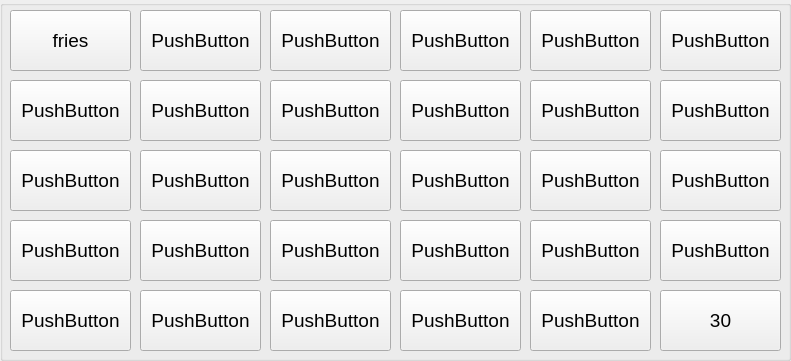
     <widget class="QGroupBox" name="groupBox_7">
      <property name="enabled">
       <bool>true</bool>
      </property>
      <property name="geometry">
       <rect>
        <x>240</x>
        <y>460</y>
        <width>791</width>
        <height>361</height>
       </rect>
      </property>
      <property name="font">
       <font>
        <pointsize>14</pointsize>
       </font>
      </property>
      <property name="title">
       <string/>
      </property>
      <property name="flat">
       <bool>false</bool>
      </property>
      <widget class="QPushButton" name="pushButton_88">
       <property name="geometry">
        <rect>
         <x>10</x>
         <y>10</y>
         <width>121</width>
         <height>61</height>
        </rect>
       </property>
       <property name="text">
        <string>fries</string>
       </property>
       <property name="flat">
        <bool>false</bool>
       </property>
      </widget>
      <widget class="QPushButton" name="pushButton_89">
       <property name="geometry">
        <rect>
         <x>10</x>
         <y>80</y>
         <width>121</width>
         <height>61</height>
        </rect>
       </property>
       <property name="text">
        <string>PushButton</string>
       </property>
       <property name="flat">
        <bool>false</bool>
       </property>
      </widget>
      <widget class="QPushButton" name="pushButton_90">
       <property name="geometry">
        <rect>
         <x>10</x>
         <y>150</y>
         <width>121</width>
         <height>61</height>
        </rect>
       </property>
       <property name="text">
        <string>PushButton</string>
       </property>
       <property name="flat">
        <bool>false</bool>
       </property>
      </widget>
      <widget class="QPushButton" name="pushButton_91">
       <property name="geometry">
        <rect>
         <x>10</x>
         <y>220</y>
         <width>121</width>
         <height>61</height>
        </rect>
       </property>
       <property name="text">
        <string>PushButton</string>
       </property>
       <property name="flat">
        <bool>false</bool>
       </property>
      </widget>
      <widget class="QPushButton" name="pushButton_92">
       <property name="geometry">
        <rect>
         <x>10</x>
         <y>290</y>
         <width>121</width>
         <height>61</height>
        </rect>
       </property>
       <property name="text">
        <string>PushButton</string>
       </property>
       <property name="flat">
        <bool>false</bool>
       </property>
      </widget>
      <widget class="QPushButton" name="pushButton_93">
       <property name="geometry">
        <rect>
         <x>140</x>
         <y>290</y>
         <width>121</width>
         <height>61</height>
        </rect>
       </property>
       <property name="text">
        <string>PushButton</string>
       </property>
       <property name="flat">
        <bool>false</bool>
       </property>
      </widget>
      <widget class="QPushButton" name="pushButton_94">
       <property name="geometry">
        <rect>
         <x>140</x>
         <y>80</y>
         <width>121</width>
         <height>61</height>
        </rect>
       </property>
       <property name="text">
        <string>PushButton</string>
       </property>
       <property name="flat">
        <bool>false</bool>
       </property>
      </widget>
      <widget class="QPushButton" name="pushButton_95">
       <property name="geometry">
        <rect>
         <x>140</x>
         <y>10</y>
         <width>121</width>
         <height>61</height>
        </rect>
       </property>
       <property name="text">
        <string>PushButton</string>
       </property>
       <property name="flat">
        <bool>false</bool>
       </property>
      </widget>
      <widget class="QPushButton" name="pushButton_96">
       <property name="geometry">
        <rect>
         <x>140</x>
         <y>220</y>
         <width>121</width>
         <height>61</height>
        </rect>
       </property>
       <property name="text">
        <string>PushButton</string>
       </property>
       <property name="flat">
        <bool>false</bool>
       </property>
      </widget>
      <widget class="QPushButton" name="pushButton_97">
       <property name="geometry">
        <rect>
         <x>140</x>
         <y>150</y>
         <width>121</width>
         <height>61</height>
        </rect>
       </property>
       <property name="text">
        <string>PushButton</string>
       </property>
       <property name="flat">
        <bool>false</bool>
       </property>
      </widget>
      <widget class="QPushButton" name="pushButton_98">
       <property name="geometry">
        <rect>
         <x>270</x>
         <y>10</y>
         <width>121</width>
         <height>61</height>
        </rect>
       </property>
       <property name="text">
        <string>PushButton</string>
       </property>
       <property name="flat">
        <bool>false</bool>
       </property>
      </widget>
      <widget class="QPushButton" name="pushButton_99">
       <property name="geometry">
        <rect>
         <x>270</x>
         <y>80</y>
         <width>121</width>
         <height>61</height>
        </rect>
       </property>
       <property name="text">
        <string>PushButton</string>
       </property>
       <property name="flat">
        <bool>false</bool>
       </property>
      </widget>
      <widget class="QPushButton" name="pushButton_100">
       <property name="geometry">
        <rect>
         <x>270</x>
         <y>150</y>
         <width>121</width>
         <height>61</height>
        </rect>
       </property>
       <property name="text">
        <string>PushButton</string>
       </property>
       <property name="flat">
        <bool>false</bool>
       </property>
      </widget>
      <widget class="QPushButton" name="pushButton_101">
       <property name="geometry">
        <rect>
         <x>270</x>
         <y>290</y>
         <width>121</width>
         <height>61</height>
        </rect>
       </property>
       <property name="text">
        <string>PushButton</string>
       </property>
       <property name="flat">
        <bool>false</bool>
       </property>
      </widget>
      <widget class="QPushButton" name="pushButton_102">
       <property name="geometry">
        <rect>
         <x>270</x>
         <y>220</y>
         <width>121</width>
         <height>61</height>
        </rect>
       </property>
       <property name="text">
        <string>PushButton</string>
       </property>
       <property name="flat">
        <bool>false</bool>
       </property>
      </widget>
      <widget class="QPushButton" name="pushButton_103">
       <property name="geometry">
        <rect>
         <x>400</x>
         <y>150</y>
         <width>121</width>
         <height>61</height>
        </rect>
       </property>
       <property name="text">
        <string>PushButton</string>
       </property>
       <property name="flat">
        <bool>false</bool>
       </property>
      </widget>
      <widget class="QPushButton" name="pushButton_104">
       <property name="geometry">
        <rect>
         <x>400</x>
         <y>10</y>
         <width>121</width>
         <height>61</height>
        </rect>
       </property>
       <property name="text">
        <string>PushButton</string>
       </property>
       <property name="flat">
        <bool>false</bool>
       </property>
      </widget>
      <widget class="QPushButton" name="pushButton_105">
       <property name="geometry">
        <rect>
         <x>400</x>
         <y>220</y>
         <width>121</width>
         <height>61</height>
        </rect>
       </property>
       <property name="text">
        <string>PushButton</string>
       </property>
       <property name="flat">
        <bool>false</bool>
       </property>
      </widget>
      <widget class="QPushButton" name="pushButton_106">
       <property name="geometry">
        <rect>
         <x>400</x>
         <y>80</y>
         <width>121</width>
         <height>61</height>
        </rect>
       </property>
       <property name="text">
        <string>PushButton</string>
       </property>
       <property name="flat">
        <bool>false</bool>
       </property>
      </widget>
      <widget class="QPushButton" name="pushButton_107">
       <property name="geometry">
        <rect>
         <x>400</x>
         <y>290</y>
         <width>121</width>
         <height>61</height>
        </rect>
       </property>
       <property name="text">
        <string>PushButton</string>
       </property>
       <property name="flat">
        <bool>false</bool>
       </property>
      </widget>
      <widget class="QPushButton" name="pushButton_108">
       <property name="geometry">
        <rect>
         <x>530</x>
         <y>10</y>
         <width>121</width>
         <height>61</height>
        </rect>
       </property>
       <property name="text">
        <string>PushButton</string>
       </property>
       <property name="flat">
        <bool>false</bool>
       </property>
      </widget>
      <widget class="QPushButton" name="pushButton_109">
       <property name="geometry">
        <rect>
         <x>530</x>
         <y>290</y>
         <width>121</width>
         <height>61</height>
        </rect>
       </property>
       <property name="text">
        <string>PushButton</string>
       </property>
       <property name="flat">
        <bool>false</bool>
       </property>
      </widget>
      <widget class="QPushButton" name="pushButton_110">
       <property name="geometry">
        <rect>
         <x>530</x>
         <y>80</y>
         <width>121</width>
         <height>61</height>
        </rect>
       </property>
       <property name="text">
        <string>PushButton</string>
       </property>
       <property name="flat">
        <bool>false</bool>
       </property>
      </widget>
      <widget class="QPushButton" name="pushButton_111">
       <property name="geometry">
        <rect>
         <x>530</x>
         <y>220</y>
         <width>121</width>
         <height>61</height>
        </rect>
       </property>
       <property name="text">
        <string>PushButton</string>
       </property>
       <property name="flat">
        <bool>false</bool>
       </property>
      </widget>
      <widget class="QPushButton" name="pushButton_112">
       <property name="geometry">
        <rect>
         <x>530</x>
         <y>150</y>
         <width>121</width>
         <height>61</height>
        </rect>
       </property>
       <property name="text">
        <string>PushButton</string>
       </property>
       <property name="flat">
        <bool>false</bool>
       </property>
      </widget>
      <widget class="QPushButton" name="pushButton_113">
       <property name="geometry">
        <rect>
         <x>660</x>
         <y>150</y>
         <width>121</width>
         <height>61</height>
        </rect>
       </property>
       <property name="text">
        <string>PushButton</string>
       </property>
       <property name="flat">
        <bool>false</bool>
       </property>
      </widget>
      <widget class="QPushButton" name="pushButton_114">
       <property name="enabled">
        <bool>true</bool>
       </property>
       <property name="geometry">
        <rect>
         <x>660</x>
         <y>290</y>
         <width>121</width>
         <height>61</height>
        </rect>
       </property>
       <property name="text">
        <string>30</string>
       </property>
       <property name="flat">
        <bool>false</bool>
       </property>
      </widget>
      <widget class="QPushButton" name="pushButton_118">
       <property name="geometry">
        <rect>
         <x>660</x>
         <y>10</y>
         <width>121</width>
         <height>61</height>
        </rect>
       </property>
       <property name="text">
        <string>PushButton</string>
       </property>
       <property name="flat">
        <bool>false</bool>
       </property>
      </widget>
      <widget class="QPushButton" name="pushButton_119">
       <property name="geometry">
        <rect>
         <x>660</x>
         <y>220</y>
         <width>121</width>
         <height>61</height>
        </rect>
       </property>
       <property name="text">
        <string>PushButton</string>
       </property>
       <property name="flat">
        <bool>false</bool>
       </property>
      </widget>
      <widget class="QPushButton" name="pushButton_120">
       <property name="geometry">
        <rect>
         <x>660</x>
         <y>80</y>
         <width>121</width>
         <height>61</height>
        </rect>
       </property>
       <property name="text">
        <string>PushButton</string>
       </property>
       <property name="flat">
        <bool>false</bool>
       </property>
      </widget>
     </widget>
